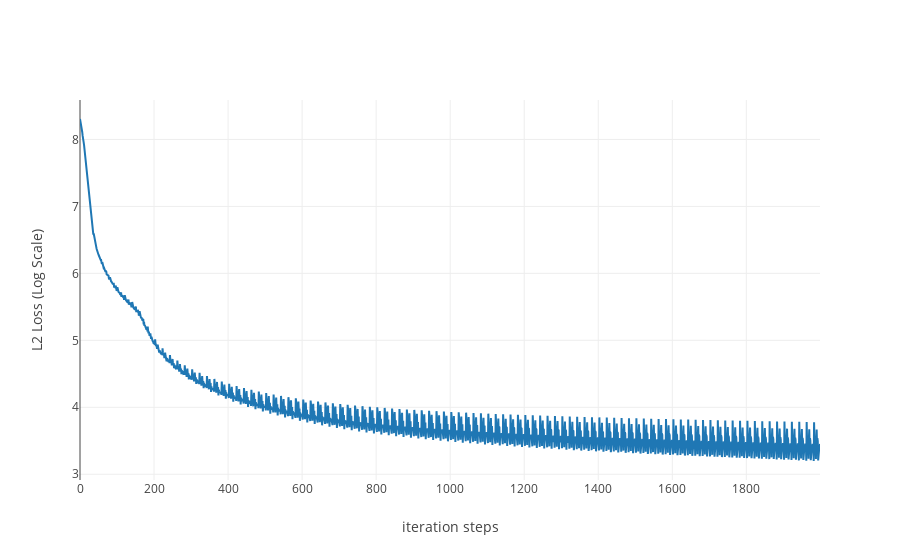

Notebook source saved alongside this figure:
### Code cell
data = [go.Scatter(x=np.arange(len(classifier.loss)),
                   y=np.log(np.array(classifier.loss)),
                   mode="lines",
                   name="layer_number: 10"),]
layout = go.Layout(
    xaxis=dict(
        title='iteration steps',
    ),
    yaxis=dict(
        title='L2 Loss (Log Scale)'
    )
)
fig = go.Figure(data=data, layout=layout)
iplot(fig)

### Figure 1 — Plotly figure (JSON) as saved in the notebook; plotly's stock layout.template omitted (floating-point values rounded to 4 significant figures; data arrays with more than 128 entries replaced by an {"elided": "..."} marker saying what was removed)
{"data": [{"mode": "lines", "name": "layer_number: 10", "type": "scatter", "x": {"elided": "2000 int values"}, "y": {"elided": "2000 float values"}}], "layout": {"xaxis": {"title": "iteration steps"}, "yaxis": {"title": "L2 Loss (Log Scale)"}}}
